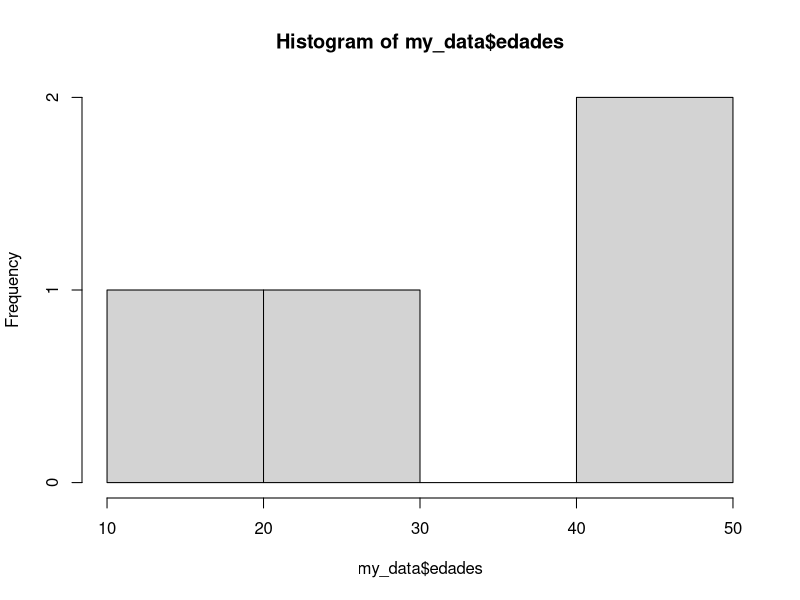

The R source for this figure:
## ---- chunk 1
edades <- c(43,41,21,11)
print("Edades:")
print(edades)
# mean es un promedio 
print("Promedio de edades:")
mean(edades)
nombres <- c("Natalia","Juan","EricK","Sofia")
print("Nombres:")
nombres
my_data <- data.frame(nombres,edades)
my_data
hist(my_data$edades)
